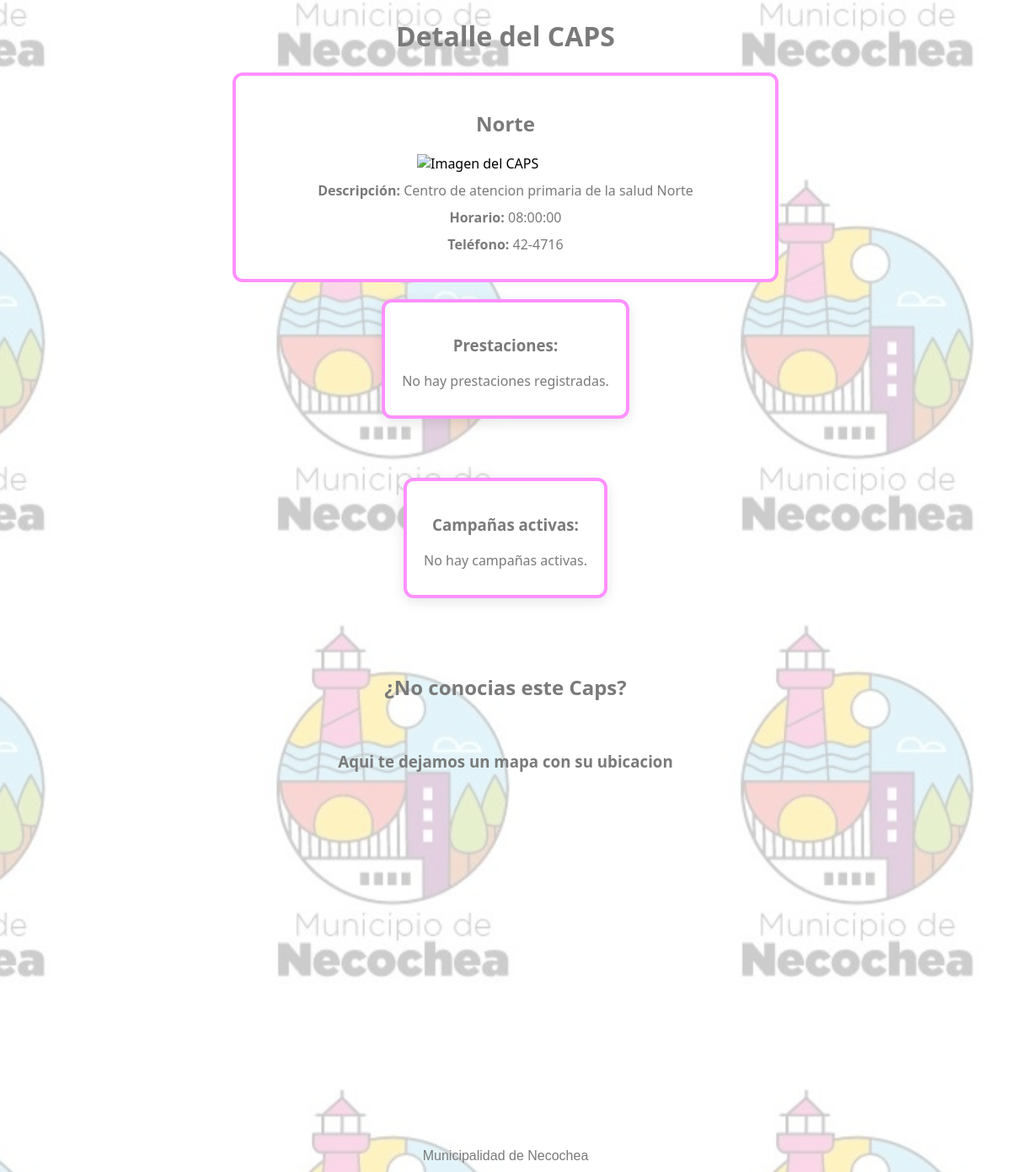
The app's page /php/general/mostrarCap.php?id_caps=21 with its own data.
### tables this page shows
CREATE TABLE `caps` (
  `id_caps` int(11) NOT NULL,
  `nombre` varchar(50) NOT NULL,
  `descripcion` varchar(100) NOT NULL,
  `coordenadas` varchar(150) NOT NULL,
  `horario` time NOT NULL,
  `imagen` varchar(50) NOT NULL,
  `telefono` varchar(50) NOT NULL,
  `Campaña` tinyint(1) NOT NULL
);

### php/general/mostrarCap.php (the view, shortened to what this page needs)
<?php
include "conexion.php";
$id_caps = isset($_GET['id_caps']) ? intval($_GET['id_caps']) : 0;
$sql_cap = "SELECT * FROM caps WHERE id_caps = $id_caps";
$result_cap = mysqli_query($conexion, $sql_cap);
$cap = mysqli_fetch_assoc($result_cap);
?>
<!DOCTYPE html>
<html lang="es">
<head>
    <link rel="stylesheet" href="/Municipalidad-Necochea-Caps/css/mostrarCap.css">
</head>
<body>
    <h1>Detalle del CAPS</h1>
    <div class="cap-item">
        <div class="caps-descripcion">
        <h2><?php echo htmlspecialchars($cap['nombre']); ?></h2>
        <img src="/Municipalidad-Necochea-Caps/php/imagenes/caps/<?php echo htmlspecialchars($cap['imagen']); ?>" alt="Imagen del CAPS" class="cap-img">
        <p><strong>Descripción:</strong> <?php echo htmlspecialchars($cap['descripcion']); ?></p>
        <p><strong>Horario:</strong> <?php echo htmlspecialchars($cap['horario']); ?></p>
        <p><strong>Teléfono:</strong> <?php echo htmlspecialchars($cap['telefono']); ?></p>
</div>
        <?php
        $sql_prestaciones = "SELECT p.id_prestaciones, p.nombre FROM prestaciones p INNER JOIN prestaciones_caps pc ON p.id_prestaciones = pc.id_prestaciones WHERE pc.id_caps = $id_caps";
        $result_prestaciones = mysqli_query($conexion, $sql_prestaciones);
        ?>
        <div class="prestaciones">
            <h3>Prestaciones:</h3>
            <?php if ($result_prestaciones && mysqli_num_rows($result_prestaciones) > 0): ?>
                <ul>
                <?php while($prest = mysqli_fetch_assoc($result_prestaciones)): ?>
                    <li>
                        <?php echo htmlspecialchars($prest['nombre']); ?>
                        <?php
                        $id_prestacion = $prest['id_prestaciones'];
                        $sql_prof = "SELECT pr.nombre, pr.apellido, pc.horario_profesional
                                   FROM profesionales pr
                                   INNER JOIN prestaciones_caps pc ON pr.id_profesionales = pc.id_profesional
                                   WHERE pc.id_caps = $id_caps AND pc.id_prestaciones = $id_prestacion";
                        $result_prof = mysqli_query($conexion, $sql_prof);
                        ?>
                        <ul>
                        <?php if ($result_prof && mysqli_num_rows($result_prof) > 0): ?>
                            <?php while($prof = mysqli_fetch_assoc($result_prof)): ?>
                                <li><?php echo htmlspecialchars($prof['nombre'] . ' ' . $prof['apellido']); ?>
                                <?php if (!empty($prof['horario_profesional'])): ?>
                                    (Horario: <?php echo htmlspecialchars($prof['horario_profesional']); ?>)
                                <?php endif; ?>
                                </li>
                            <?php endwhile; ?>
                        <?php else: ?>
                            <li>No hay profesionales asignados a esta prestación.</li>
                        <?php endif; ?>
                        </ul>
                    </li>
                <?php endwhile; ?>
                </ul>
            <?php else: ?>
                <p>No hay prestaciones registradas.</p>
            <?php endif; ?>
        </div>
        <?php
        $sql_campanias = "SELECT c.imagen, cc.horario, cc.fecha_inicio, cc.fecha_fin, cc.requisitos
                         FROM campañas_caps cc
                         INNER JOIN campañas c ON cc.id_campañas = c.id_campañas
                         WHERE cc.id_caps = $id_caps AND cc.fecha_fin >= CURDATE()";
        $result_campanias = mysqli_query($conexion, $sql_campanias);
        ?>
        <div class="campanias">
            <h3>Campañas activas:</h3>
            <?php if ($result_campanias && mysqli_num_rows($result_campanias) > 0): ?>
                <ul>
                <?php while($camp = mysqli_fetch_assoc($result_campanias)): ?>
                    <li>
                        <img src="/Municipalidad-Necochea-Caps/php/imagenes/campanias/<?php echo htmlspecialchars($camp['imagen']); ?>" alt="Imagen de campaña" class="cap-img" onerror="this.style.display='none'">
                        <h2>Campaña Activa</h2>
                        <span><strong>Horario:</strong> <?php echo htmlspecialchars($camp['horario']); ?></span><br>
                        <span><strong>Inicio:</strong> <?php echo htmlspecialchars($camp['fecha_inicio']); ?></span><br>
                        <span><strong>Fin:</strong> <?php echo htmlspecialchars($camp['fecha_fin']); ?></span><br>
                        <span><strong>Requisitos:</strong> <?php echo htmlspecialchars($camp['requisitos']); ?></span>
                    </li>
                <?php endwhile; ?>
                </ul>
            <?php else: ?>
                <p>No hay campañas activas.</p>
            <?php endif; ?>
        </div>
         <h2>¿No conocias este Caps? </h2>
         <h3>Aqui te dejamos un mapa con su ubicacion</h3>
        <div id="map" style="width:100%;height:350px;margin:24px 0;border-radius:8px;"></div>
    </div>
    <footer>
      <p>Municipalidad de Necochea</p>
    </footer>
</body>
</html>

### css/mostrarCap.css (style rules this page uses)
body { font-family: Arial, sans-serif; background-image: url('../trama.png'); background-repeat: repeat; background-position: center; background-size: auto; min-height: 100vh; margin: 0; }
#map { display: flex; margin: 20px auto; max-width: 700px; }
img { width: 35%; height: 35%; display: block; margin: 0 auto; }
h1,h2,h3 { color: #7a7a7a; text-align: center; font-family: 'Segoe UI', Tahoma, Geneva, Verdana, sans-serif; }
p { color: #7a7a7a; text-align: center; margin: 10px 0; }
.prestaciones { max-width: 700px; max-width: 500px; background-color: #fff; border-radius: 12px; box-shadow: 0 4px 15px rgba(0, 0, 0, 0.1); padding: 20px; list-style: none; font-family: 'Segoe UI', Tahoma, Geneva, Verdana, sans-serif; border: 4px solid #ff90ff; transition: transform 0.3s ease, box-shadow 0.3s ease; display: inline-block; grid-template-columns: repeat(4, 1fr); text-align: center; }
.campanias { max-width: 700px; max-width: 500px; background-color: #fff; border-radius: 12px; box-shadow: 0 4px 15px rgba(0, 0, 0, 0.1); padding: 20px; list-style: none; font-family: 'Segoe UI', Tahoma, Geneva, Verdana, sans-serif; border: 4px solid #ff90ff; transition: transform 0.3s ease, box-shadow 0.3s ease; display: inline-block; grid-template-columns: repeat(4, 1fr); margin: 50px }
.cap-item { display: flex; flex-direction: column; justify-content: center; align-items: center; gap: 20px; }
.caps-descripcion { background-color: #fff; font-family: 'Segoe UI', Tahoma, Geneva, Verdana, sans-serif; border: 4px solid #ff90ff; transition: transform 0.3s ease, box-shadow 0.3s ease; padding: 20px; border-radius: 12px; width:50% ; height: 50%; }

### records on screen
caps: nombre "Norte", descripcion "Centro de atencion primaria de la salud Norte", horario "08:00:00", telefono "42-4716"
